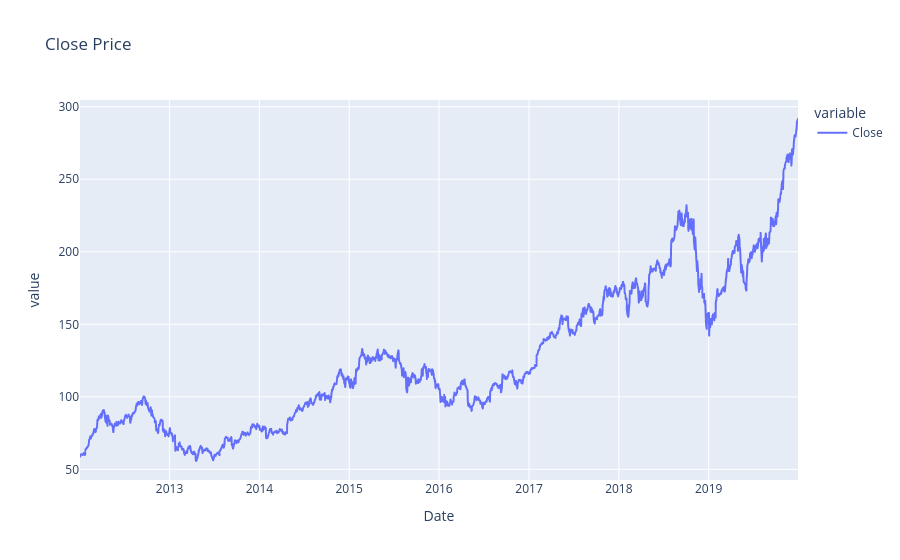

Notebook code cell kept with this figure:
### Code cell
fig = px.line(u_data, title='Close Price')
fig.show()

### Figure 1 — Plotly figure (JSON) as saved in the notebook; plotly's stock layout.template omitted (floating-point values rounded to 4 significant figures; data arrays with more than 128 entries replaced by an {"elided": "..."} marker saying what was removed)
{"data": [{"hovertemplate": "variable=Close<br>Date=%{x}<br>value=%{y}<extra></extra>", "legendgroup": "Close", "line": {"color": "#636efa", "dash": "solid"}, "marker": {"symbol": "circle"}, "mode": "lines", "name": "Close", "showlegend": true, "type": "scattergl", "x": {"elided": "2011 str values"}, "xaxis": "x", "y": {"elided": "2011 float values"}, "yaxis": "y"}], "layout": {"legend": {"title": {"text": "variable"}, "tracegroupgap": 0}, "title": {"text": "Close Price"}, "xaxis": {"anchor": "y", "domain": [0, 1], "title": {"text": "Date"}}, "yaxis": {"anchor": "x", "domain": [0, 1], "title": {"text": "value"}}}}
